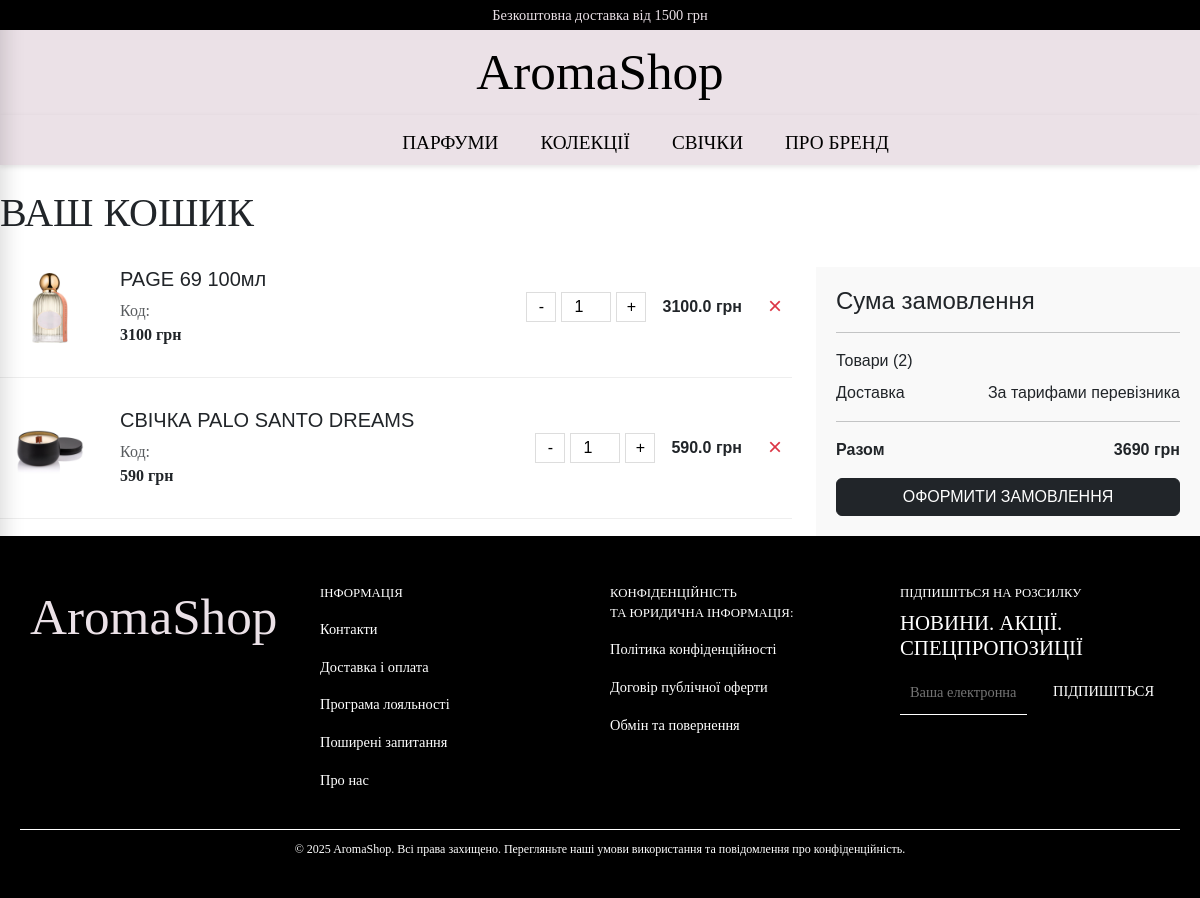
The app's page /cart/ (signed in) with its own data.
### mysite/shop/models.py (models this page shows, shortened)
class CartItem(models.Model):
    cart = models.ForeignKey(Cart, on_delete=models.CASCADE, related_name='cartitems')
    content_type = models.ForeignKey(ContentType, on_delete=models.CASCADE, null=True, blank=True)
    object_id = models.PositiveIntegerField(null=True, blank=True)
    product = GenericForeignKey('content_type', 'object_id')
    quantity = models.IntegerField(default=1)

class AbstractProduct(models.Model):
    name = models.CharField(max_length=100, verbose_name="Назва")
    price = models.IntegerField(verbose_name="Ціна")
    picture = models.ImageField(upload_to="products", blank=True, default="", verbose_name="Зображення")
    available = models.BooleanField(default=True, verbose_name="В наявності")
    description = models.TextField(blank=True, verbose_name="Опис")
    brand = models.CharField(max_length=100, blank=True, verbose_name="Бренд")
    top_notes = models.CharField(max_length=255, blank=True, verbose_name="Верхні ноти")
    middle_notes = models.CharField(max_length=255, blank=True, verbose_name="Ноти серця")
    base_notes = models.CharField(max_length=255, blank=True, verbose_name="Базові ноти")
    is_featured = models.BooleanField(default=False, verbose_name="Рекомендований товар")
    is_new = models.BooleanField(default=False, verbose_name="Новинка")
    is_bestseller = models.BooleanField(default=False, verbose_name="Бестселер")
    class Meta:
        abstract = True

class ProductPerfume(AbstractProduct):
    GENDER_CHOICES = [('male', 'Чоловічий'), ('female', 'Жіночий'), ('unisex', 'Унісекс')]
    SCENT_GROUP_CHOICES = [
        ('floral', 'Квіткові'),
        ('fresh and citrus', 'Свіжі та Цитрусові'),
        ('sweet and fruity', 'Солодкі та Фруктові'),
        ('oriental and spicy', 'Східні та Пряні'),
    ]
    SIZE_CHOICES = [('16', '16мл'), ('100', '100мл')]
    gender = models.CharField(max_length=10, choices=GENDER_CHOICES, blank=True, null=True, verbose_name="Стать")
    scent_group = models.CharField(max_length=20, choices=SCENT_GROUP_CHOICES, blank=True, verbose_name="Група ароматів")
    size = models.CharField(max_length=10, choices=SIZE_CHOICES, blank=True, verbose_name="Обʼєм")
    is_scent_of_month = models.BooleanField(default=False)
    is_darkfem_collection = models.BooleanField(default=False)
    is_loveme_collection = models.BooleanField(default=False)
    class Meta:
        verbose_name = verbose_name_plural = "Товари"

class ProductCandle(AbstractProduct):
    SCENT_GROUP_CHOICES = [
        ('woody', 'Деревинні'),
        ('floral', 'Квіткові'),
        ('sweet and fruity', 'Солодкі та Фруктові'),
    ]
    scent_group = models.CharField(max_length=20, choices=SCENT_GROUP_CHOICES, blank=True, verbose_name="Група ароматів")
    class Meta:
        verbose_name = verbose_name_plural = "Товари"

### mysite/shop/views.py (the view)
# urls.py: path('cart/', cart_view, name='cart'),
def cart_view(request):
    cart_items = []
    total = 0
    if request.user.is_authenticated:
        cart, created = Cart.objects.get_or_create(user=request.user, completed=False)
        cart_items = CartItem.objects.filter(cart=cart)
        for item in cart_items:
            total += item.product.price * item.quantity
    return render(request, "shop/cart.html", {'cart_items': cart_items, 'total': total})

### mysite/shop/templatetags/math_filters.py (called while the page is built)
@register.filter
def multiply(value, arg):
    try:
        return float(value) * int(arg)
    except (ValueError, TypeError):
        return ''

### mysite/shop/templates/shop/cart.html (shortened to what this page needs)
{% extends 'base.html' %}
{% load math_filters %}
{% block content %}
{% load static %}
<link rel="stylesheet" href="{% static 'css/cart_style.css' %}">
<main class="flex-grow-1">
    {% if cart_items %}
        <br>
        <h1>ВАШ КОШИК</h1>
        <div class="row">
            <div class="col-lg-8">
                {% for item in cart_items %}
                <div class="cart-item" id="cart-item-{{ item.id }}">
                    <img src="{{ item.product.picture.url }}" alt="{{ item.product.name }}" class="cart-item-img">
                    <div class="cart-item-details">
                        <h5>{{ item.product.name }}</h5>
                        <p class="text-muted">Код: {{ item.product.code }}</p>
                        <p class="fw-bold">{{ item.product.price }} грн</p>
                    </div>
                    <div class="cart-quantity">
                        <form method="post" action="{% url 'update_cart_item' item.id %}" class="quantity-form d-flex align-items-center">
                            <button type="button" class="quantity-btn decrease">-</button>
                            <input type="number" name="quantity" value="{{ item.quantity }}" min="1" class="quantity-input">
                            <button type="button" class="quantity-btn increase">+</button>
                        </form>
                    </div>
                    <div class="ms-3 fw-bold">
                        {{ item.product.price|multiply:item.quantity }} грн
                    </div>
                    <form method="post" action="{% url 'remove_from_cart' item.id %}" class="remove-form ms-3">
                        <button type="submit" class="remove-btn" title="Видалити">&times;</button>
                    </form>
                </div>
                {% endfor %}
            </div>
            <div class="col-lg-4">
                <div class="cart-summary">
                    <h4>Сума замовлення</h4>
                    <hr>
                    <div class="d-flex justify-content-between mb-2">
                        <span>Товари ({{ cart_items|length }})</span>
                    </div>
                    <div class="d-flex justify-content-between">
                        <span>Доставка</span>
                        <span>За тарифами перевізника</span>
                    </div>
                    <hr>
                    <div class="d-flex justify-content-between fw-bold">
                        <span>Разом</span>
                        <span>{{ total }} грн</span>
                    </div>
                    <a href="{% url 'checkout' %}" class="btn btn-dark w-100 mt-3">ОФОРМИТИ ЗАМОВЛЕННЯ</a>
                </div>
            </div>
        </div>
    {% endif %}
</main>
{% endblock %}

### mysite/static/css/header_style.css (style rules this page uses)
body { margin: 0; padding: 0; font-family: sans-serif; }

### mysite/static/css/cart_style.css (style rules this page uses)
h1 { font-family: "Sitka Subheading", serif; margin: 0; }
p { font-family: "Cambria Math", serif; margin: 0; }
.cart-item { display: flex; align-items: center; padding: 20px 0; border-bottom: 1px solid #eee; }
.cart-item-img { width: 100px; height: 100px; object-fit: cover; margin-right: 20px; }
.cart-item-details { flex-grow: 1; }
.cart-quantity { display: flex; align-items: center; }
.cart-quantity button { background: none; border: 1px solid #ddd; width: 30px; height: 30px; display: flex; align-items: center; justify-content: center; cursor: pointer; }
.cart-quantity input { width: 50px; text-align: center; border: 1px solid #ddd; margin: 0 5px; height: 30px; }
.cart-summary { margin-top: 30px; padding: 20px; background-color: #f9f9f9; }
.remove-btn { color: #dc3545; cursor: pointer; border: none; background: none; font-size: 1.5rem; line-height: 1; padding: 0 10px; }

### records on screen
CartItem: product.picture (picture), product.name "PAGE 69 100мл", product.price "3100", quantity "1", product.price|multiply "3100.0"
CartItem: product.picture (picture), product.name "СВІЧКА PALO SANTO DREAMS", product.price "590", quantity "1", product.price|multiply "590.0"

### other values on screen
{{ cart_items|length }} "2"
{{ total }} "3690"
